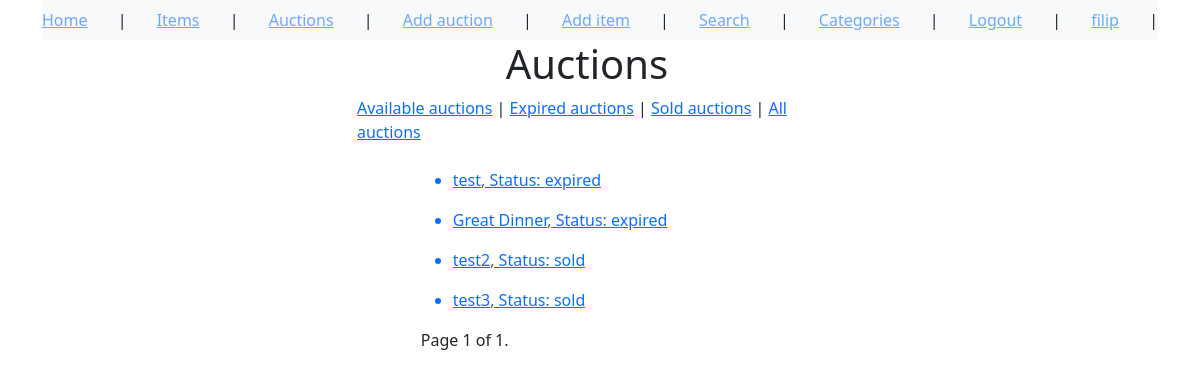
Page /auctions/ (signed in) on the committed database.
### auctions/models.py (models this page shows, shortened)
class Auction(models.Model):
    CHOICES = (
        ('available', 'available'),
        ('expired', 'expired'),
        ('sold', 'sold'),
    )
    id = models.UUIDField(
        default=uuid.uuid4,
        unique=True,
        primary_key=True,
        editable=False
    )
    name = models.CharField(max_length=255)
    item = models.ForeignKey(Item, on_delete=models.CASCADE)
    min_price = models.DecimalField(max_digits=10, decimal_places=2)
    buy_now_price = models.DecimalField(max_digits=10, decimal_places=2, null=True, blank=True)
    end_date = models.DateTimeField()
    seller = models.ForeignKey(User, on_delete=models.CASCADE, related_name='seller')
    buyer = models.ForeignKey(User, on_delete=models.CASCADE, blank=True, related_name='buyer', null=True)
    status = models.CharField(choices=CHOICES, default='available', max_length=64)

### auctions/views.py (the view, shortened to what this page needs)
# urls.py: path('auctions/', auctions.AuctionsList.as_view()),
class AuctionsList(ListView):
    model = Auction
    context_object_name = 'auctions'
    paginate_by = 5
    ordering = 'end_date'
    def get_context_data(self, **kwargs):
        context = super().get_context_data(**kwargs)    # Get default context data
        for auction in context['auctions']:
            return context
    def get_template_names(self, **kwargs):
        status = self.request.GET.get('status')     # Get status parameter from the request
        if status == 'expired':
            return 'auctions/expired_auction_list.html'
        elif status == 'available':
            return 'auctions/available_auction_list.html'
        elif status == 'sold':
            return 'auctions/sold_auction_list.html'
        else:
            return 'auctions/auction_list.html'

### templates/auctions/auction_list.html (shortened to what this page needs)
{% extends 'auctions/base_template.html' %}
{% block content %}
<div id="content", name="content", class="main">
    <div class="row justify-content-center">
        <div class="col-5">
<h1>Auctions</h1>
</div>
</div>
</div>
<div id="content", name="content", class="main">
    <div class="row justify-content-center">
        <div class="col-15">
<a href="/auctions/?status=available">Available auctions</a> |
<a href="/auctions/?status=expired">Expired auctions</a> |
<a href="/auctions/?status=sold">Sold auctions</a> |
<a href="/auctions">All auctions</a>
</div>
</div>
</div><br>
<div id="content", name="content", class="main">
    <div class="row justify-content-center">
        <div class="col-9">
{% for auction in auctions %}
<ul>
<a href="/auction/{{ auction.id }}"><li>{{ auction.name }}, Status: {{ auction.status }}</li></a>
</ul>
{% endfor %}
<div class="pagination">
    <span class="step-links">
        <span class="current">
            Page {{ page_obj.number }} of {{ page_obj.paginator.num_pages }}.
        </span>
    </span>
</div>
</div>
</div>
</div>
{% endblock %}

### templates/auctions/base_template.html (shortened to what this page needs)
<!DOCTYPE html>
<html lang="en">
<head>
    <link href="https://cdn.jsdelivr.net/npm/bootstrap@5.3.0-alpha3/dist/css/bootstrap.min.css" rel="stylesheet">
</head>
<body><div class="container">
    <nav class="navbar bg-light" data-bs-theme="dark">
        <a href="/home">Home</a> |
        <a href="/items">Items</a> |
        <a href="/auctions">Auctions</a> |
        <a href="/add-auction">Add auction</a> |
        <a href="/add-item">Add item</a> |
        <a href="/search">Search</a> |
        <a href="/categories">Categories</a> |
        {% if user.is_authenticated %}
            <a href="/logout">Logout</a> |
            <a href="/user/{{ user.username }}">{{ user.username }}</a> |
        {% else %}
            <a href="/accounts/login">Login</a> |
            <a href="/create-account">Create account</a> |
        {% endif %}
</nav>
</div>
<div id="content", name="content", class="main">
    <div class="row justify-content-center">
        <div class="col-5">
{% block content %}{% endblock %}
</div>
</div>
</div>
</body>
</html>

### rows in the picture
Auction: name "test", status "expired"
Auction: name "Great Dinner", status "expired"
Auction: name "test2", status "sold"
Auction: name "test3", status "sold"

### other values in the picture
{{ user.username }} "filip"
{{ page_obj.number }} "1"
{{ page_obj.paginator.num_pages }} "1"
